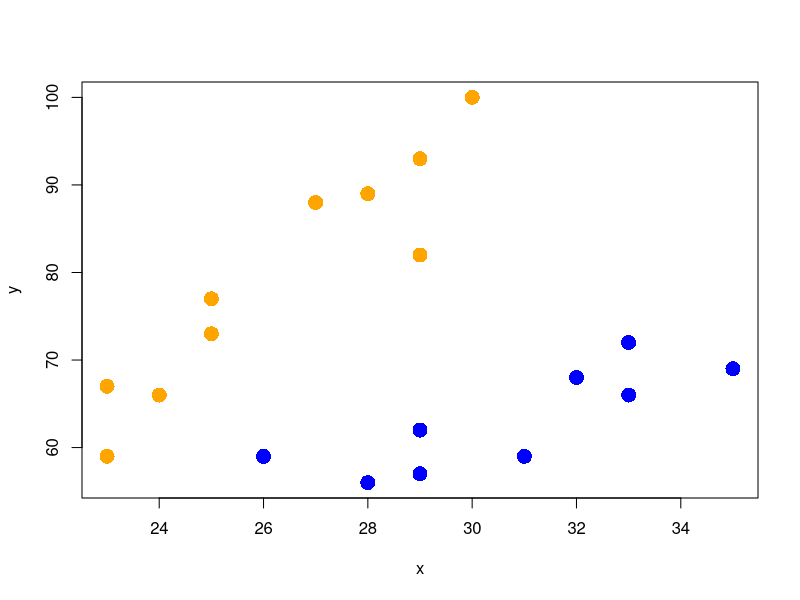

Source code (R): (Note: this script raises an error after producing the figure.)
# EEB 338/538 Analysis and Visualization of Biological Data
# Class 12: Linear models and interaction terms

# Start of part 1

## Sex interaction effect example -------------------

y <- c(89, 88, 66, 59, 93, 73, 82, 77, 100, 67, 57, 68, 69, 59, 62, 59, 56, 66, 72)
x <- c(28, 27, 24, 23, 29, 25, 29, 25, 30, 23, 29, 32, 35, 31, 29, 26, 28, 33, 33)
m <- c(rep(0, 10), rep(1, 9))
dat <- data.frame(y = y, x = x, male = m)

plot(y ~ x, cex = 2, pch = ifelse(dat$male == 1, 16, 16),
     col = ifelse(dat$male == 1, "blue", "orange")) 


#1a Run a model of y as a function of x that ignores sex:
m1 <- with(dat, lm(y ~ x))
#b Examine a summary of the model
summary(m)
#c Make a plot of the data from the model above add the regression line of best fit
abline(m)

#2a Now write a model that includes sex as main effect:
m2 <- with(dat, lm(y ~ x + male))
#b Examine a summary of the model
summary(m2)
#c Make a plot of the data from the model above add the regression line of best fit for each sex
abline(coef(m2)[1], coef(m2)[2], col = "orange")
abline(coef(m2)[1] + coef(m2)[3], coef(m2)[2], col = "blue")

#3a Now write a model that includes an interaction between x and sex
m3 <- with(dat, lm(y ~ x * male))
#b Examine a summary of the model
summary(m3)
#c Make a plot of the data from the model above add the regression line of best fit for each sex
abline(coef(m3)[1], coef(m3)[2], col = "orange")
abline(coef(m3)[1] + coef(m3)[3], coef(m3)[2] + coef(m3)[4], col = "blue")


## An example - run through this code to see what's going on -------------------

# Data on economic indicators and terrain ruggedness, adapted from dataset used in McElreath (2016)
d <- read.csv("class12_rugged.csv", stringsAsFactors = T)

str(d)  

# Select only countries with GDP data

d2 <- d[complete.cases(d$rgdppc_2000),]

# log outcome variable
d2$GDP <- log(d2$rgdppc_2000)


# Plot full data set
plot(d2$GDP ~ d2$rugged,
     col = 1, pch =16)
m <- lm(GDP~rugged, data = d2)
summary(m)
abline(m, lwd = 2)

xpoints <- seq(min(d2$rugged), max(d2$rugged), length.out = 100)
ypoints <- data.frame(predict(m, newdata = data.frame(rugged = xpoints), interval = "confidence", level = 0.95))
lines(ypoints$lwr ~ xpoints, lty = 2)
lines(ypoints$upr ~ xpoints, lty = 2)



# Split Africa and non-Africa, plot
d.A1 <- d2[d2$cont_africa == 1, ]
d.A0 <- d2[d2$cont_africa == 0, ]

par(mfrow=c(2,1))

plot(log(d.A1$rgdppc_2000) ~ d.A1$rugged,
     col = "orange", pch =16,
     xlab = "terrain ruggedness index",
     ylab = "log(GDP)")
m.A1 <- lm(log(d.A1$rgdppc_2000) ~ d.A1$rugged)
abline(m.A1, col = "orange", lwd = 2)

plot(log(d.A0$rgdppc_2000) ~ d.A0$rugged,
     col = "blue", pch =16,
     xlab = "terrain ruggedness index",
     ylab = "log(GDP)")
m.A1 <- lm(log(d.A0$rgdppc_2000) ~ d.A0$rugged)
abline(m.A1, col = "blue", lwd = 2)

# Dummy variable doesn't work (because slope can't differ)
m.dummy <- lm(GDP ~ rugged + cont_africa, data = d2)

summary(m.dummy)

par(mfrow=c(1,1))

plot(log(d.A1$rgdppc_2000) ~ d.A1$rugged,
     col = "orange", pch =16,
     xlim = c(0, 6.5),
     ylim = c(6, 11),
     xlab = "terrain ruggedness index",
     ylab = "log(GDP)")

points(log(d.A0$rgdppc_2000) ~ d.A0$rugged,
       col = "blue", pch =16)
abline(a = coefficients(m.dummy)[1], 
       b = coefficients(m.dummy)[2],
       col="blue", lwd = 2) # not Africa
abline(a = coefficients(m.dummy)[1] +
               coefficients(m.dummy)[3],
       b = coefficients(m.dummy)[2] ,
       col="orange", lwd = 2) # Africa



# Interaction allows effect of ruggedness to depend on continent

m.interaction <- lm(GDP ~ rugged + cont_africa + cont_africa * rugged, data = d2)

summary(m.interaction)

plot(log(d.A1$rgdppc_2000) ~ d.A1$rugged,
     col = "orange", pch =16,
     xlim = c(0, 6.5),
     ylim = c(6, 11),
     xlab = "terrain ruggedness index",
     ylab = "log(GDP)")
points(log(d.A0$rgdppc_2000) ~ d.A0$rugged,
       col = "blue", pch =16)
abline(a = coefficients(m.interaction)[1], 
       b = coefficients(m.interaction)[2],
       col="blue", lwd = 2) # not Africa
abline(a = coefficients(m.interaction)[1] +
               coefficients(m.interaction)[3],
       b = coefficients(m.interaction)[2] + 
               coefficients(m.interaction)[4],
       col="orange", lwd = 2) # Africa


# End of part 1

## Data transformation----------------------------------

age <- rexp(600, rate=0.1)

hist(age, xlab= "age at death", col = "orange")
lines(c(mean(age), mean(age)), c(0, 250), col="blue", lwd = 4)

hist(age, xlab= "age at death", col = c("darkgreen", "orange", "orange", "orange", "orange", "orange", "orange", "orange", "orange", "orange", "orange", "orange", "orange"))
lines(c(mean(age), mean(age)), c(0, 250), col="blue", lwd = 2)

hist(log(age), xlab="log(age at death)", col = "orange", breaks = 13)
lines(c(mean(log(age)), mean(log(age))), c(0, 250), col="blue", lwd = 4)

male <- c(rep(0, 300), rep(1, 300))
age <- c(rexp(300, rate = 0.08), rexp(300, rate = 0.11))

boxplot(age ~ male, xlab = "male", ylab = "age at death", col = "orange")

boxplot(log(age) ~ male, xlab = "male", ylab = "log(age at death)", col = "orange")

# fit model
m <- lm(log(age) ~ male)
summary(m)

# Convert coef back to probability scale
exp(coef(m)['male'])

# Works for confidence intervals too
exp(confint(m)['male',])

(male.pred <- exp(log(40)-0.419))
male.pred/40


